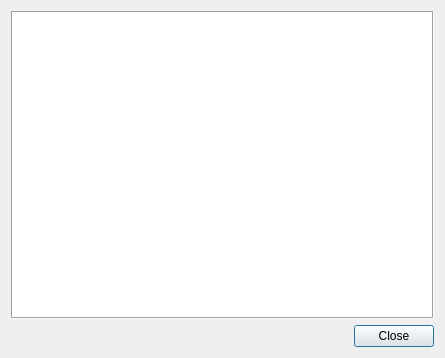
<?xml version="1.0" encoding="UTF-8"?>
<ui version="4.0">
 <class>AboutDialog</class>
 <widget class="QDialog" name="AboutDialog">
  <property name="geometry">
   <rect>
    <x>0</x>
    <y>0</y>
    <width>445</width>
    <height>358</height>
   </rect>
  </property>
  <property name="windowTitle">
   <string>Dialog</string>
  </property>
  <layout class="QVBoxLayout" name="verticalLayout">
   <item>
    <widget class="QTextBrowser" name="textDisplay">
     <property name="autoFillBackground">
      <bool>false</bool>
     </property>
     <property name="frameShape">
      <enum>QFrame::Box</enum>
     </property>
     <property name="openExternalLinks">
      <bool>true</bool>
     </property>
    </widget>
   </item>
   <item>
    <widget class="QDialogButtonBox" name="buttonBox">
     <property name="orientation">
      <enum>Qt::Horizontal</enum>
     </property>
     <property name="standardButtons">
      <set>QDialogButtonBox::Close</set>
     </property>
    </widget>
   </item>
  </layout>
 </widget>
 <resources/>
 <connections>
  <connection>
   <sender>buttonBox</sender>
   <signal>accepted()</signal>
   <receiver>AboutDialog</receiver>
   <slot>accept()</slot>
   <hints>
    <hint type="sourcelabel">
     <x>248</x>
     <y>254</y>
    </hint>
    <hint type="destinationlabel">
     <x>157</x>
     <y>274</y>
    </hint>
   </hints>
  </connection>
  <connection>
   <sender>buttonBox</sender>
   <signal>rejected()</signal>
   <receiver>AboutDialog</receiver>
   <slot>reject()</slot>
   <hints>
    <hint type="sourcelabel">
     <x>316</x>
     <y>260</y>
    </hint>
    <hint type="destinationlabel">
     <x>286</x>
     <y>274</y>
    </hint>
   </hints>
  </connection>
 </connections>
</ui>
